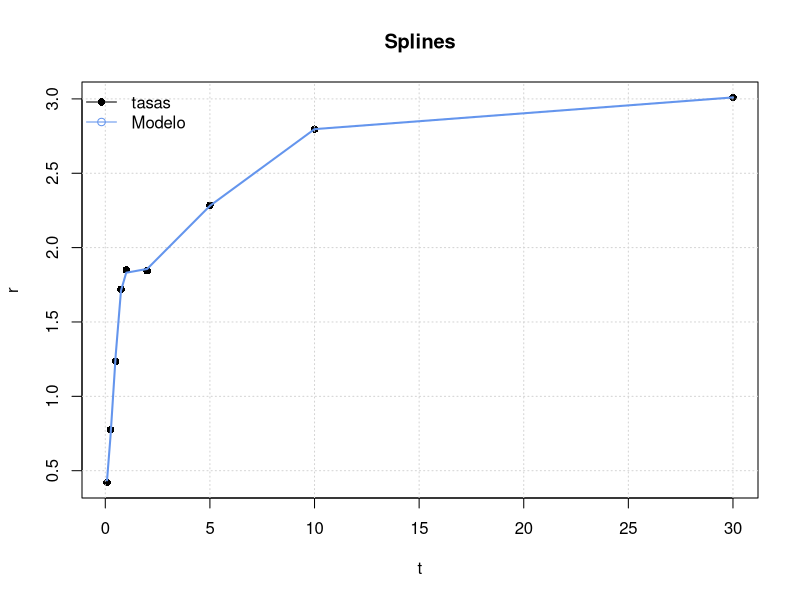

Source code (R):



library(splines)



t<-c((1*1)/12,(3*1)/12,(6*1)/12,(9*1)/12,(12*1)/12,(24*1)/12,(12*5*1)/12,(12*10*1)/12,(12*30*1)/12)
r<-c(0.4200,0.7750,1.2350,1.7200,1.8500,1.8442,2.2849,2.7960,3.0100)




plot(t,r,main="Splines",pch=16,col="black")#pch=16
grid()
fit1<-lm(r~bs(t ,knots =c((9*1)/12,1.2,2 )))
fit1
summary(fit1)
pre1<-predict(fit1)
pre1
lines(t,pre1,lty=1,lwd=2,col="cornflowerblue")
legend("topleft", col = c("black","cornflowerblue"),
       lty = c("solid", "solid"),pch = c(16,1,NA),
        bty = "n",
       legend = c("tasas",  "Modelo"))


